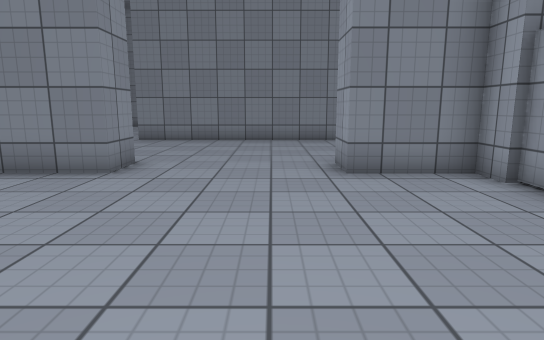
View 1 (above)

21 first-person views from a walk through a scene from a Unity 3-D project. The camera is 1.2 m above the floor, tilts 10° down and sees 75° across. The floor is counted in squares, 1 m on a side. Each view is taken from the middle of a square. On the plan, view 1 faces up. The plan holds only what a view shows up to about 14 squares ahead; the rest is blank. The place goes on beyond the plan. Surface patterns are stand-ins for the level's own textures.

View 2
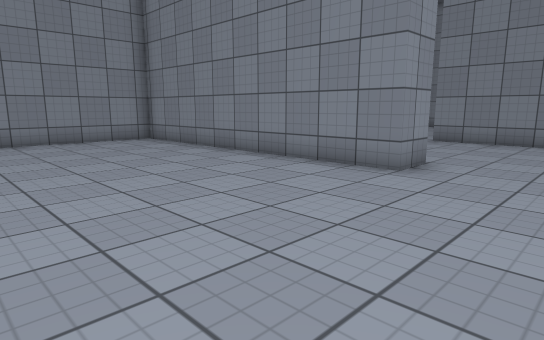

View 3
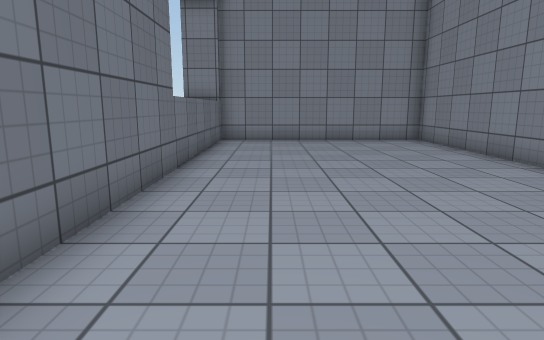

View 4
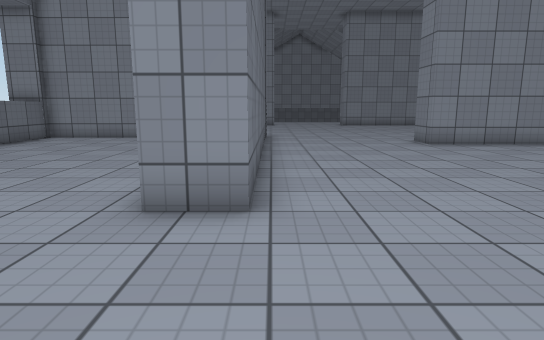

View 5
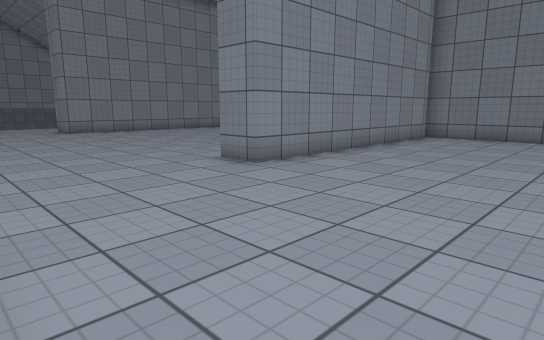

View 6
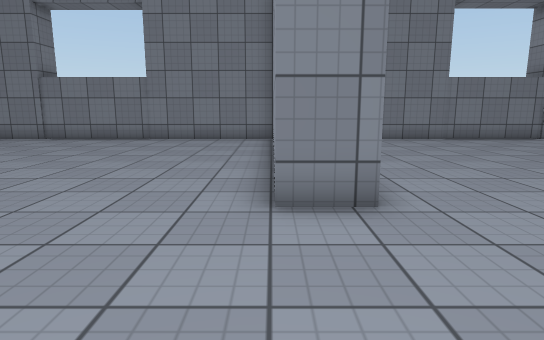

View 7
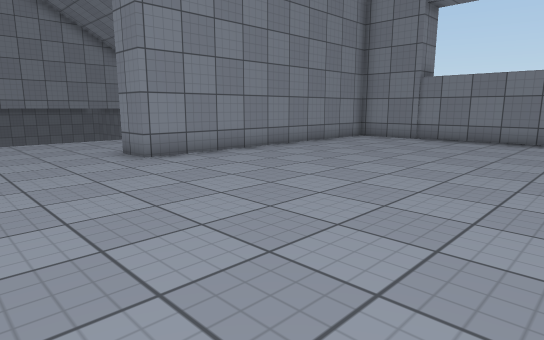

View 8
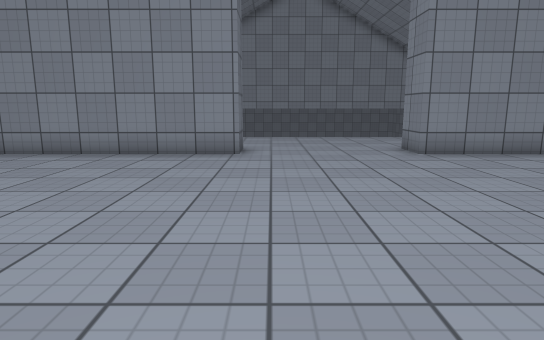

View 9
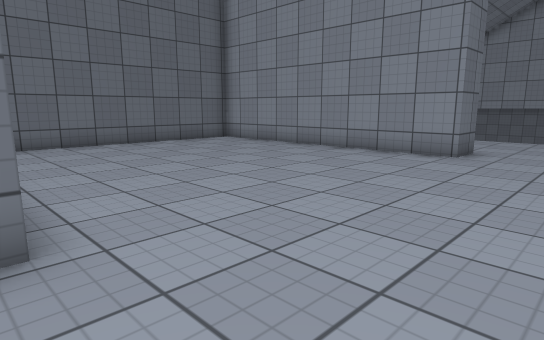

View 10
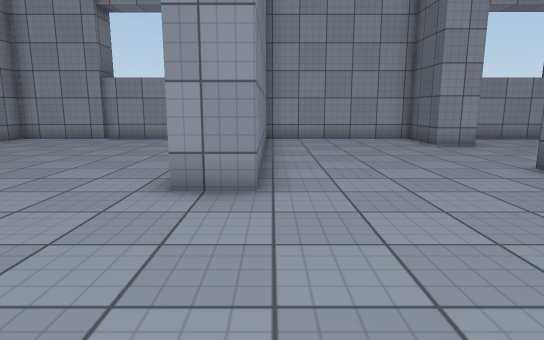

View 11
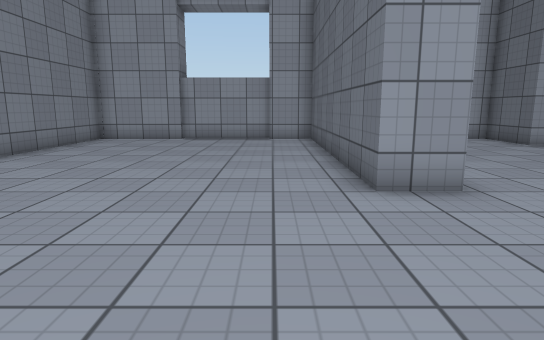

View 12
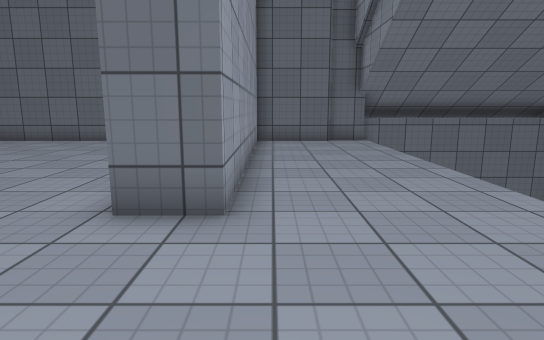

View 13
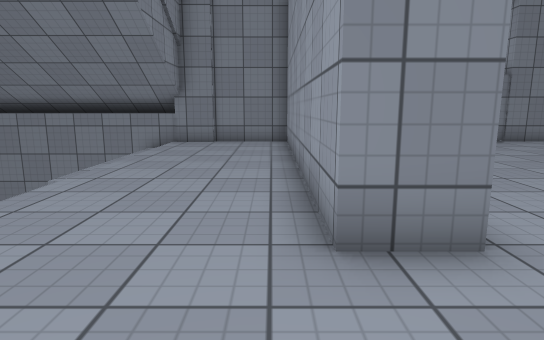

View 14
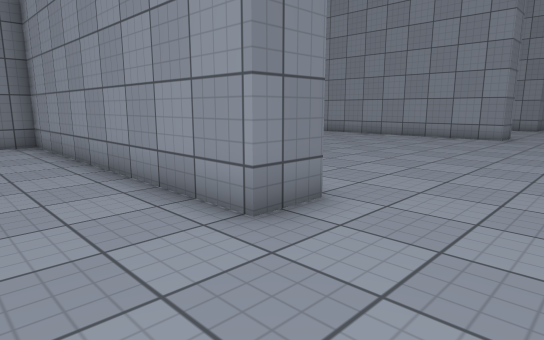

View 15
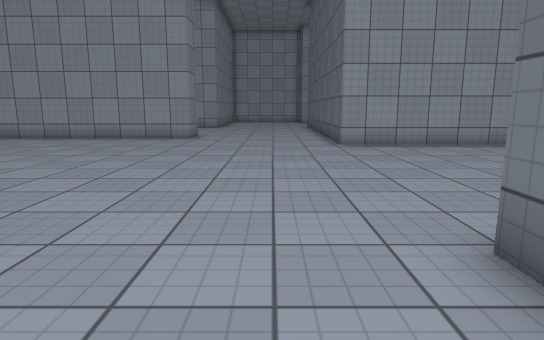

View 16
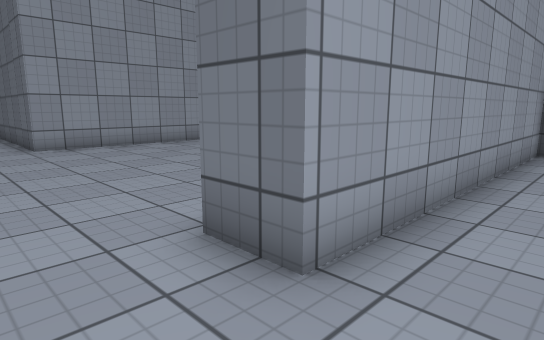

View 17
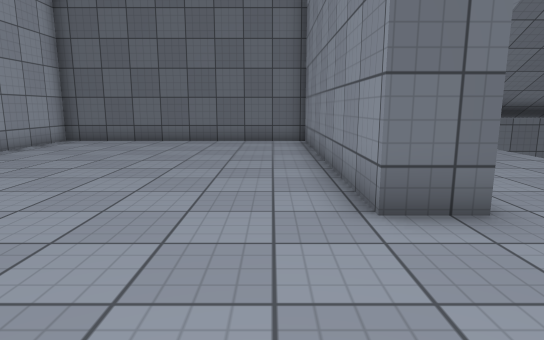

View 18
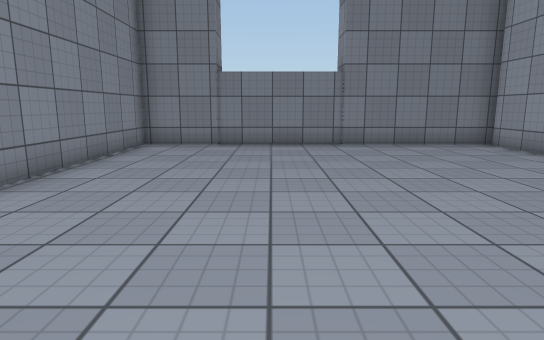

View 19
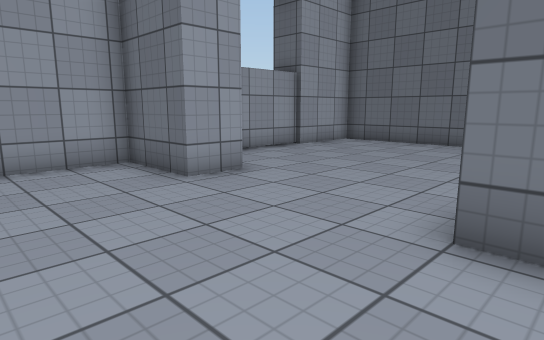

View 20
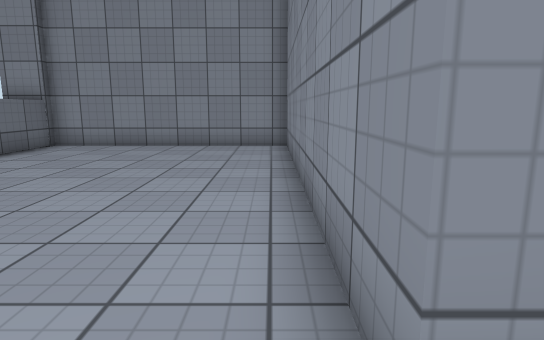

View 21
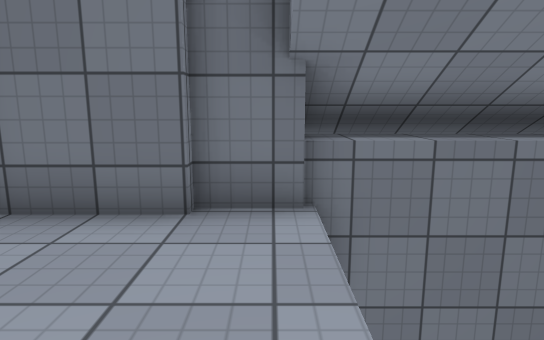

### Floor plan
Key: @ floor where view 1 was taken; # wall or solid block; . main floor; - floor 0.25 m lower than the main floor; ^ raised ledge; v drop or lower ground.
Columns run from 32 left of view 1 to 4 right of it. Each row starts with its distance up from view 1.
 24 ####
 23 #####################################
 22    -....##..........##..............#
 21    -....##..........##..............#
 20    -....##..........##..............#
 19    -....##..........##..............#
 18    -....##..........##..............#
 17    -....##..........##..............#
 16    v....##..........##..............#
 15    v....##..........##..............#
 14     ....##..........##.....##########
 13     ....##..........##.....##########
 12     ................................#
 11     ................................#
 10     ................................#
  9     ................................#
  8     ....##..........................#
  7    v....##........###########.....###
  6    v....##........#.................#
  5    v....##........#.................#
  4     ....##........#.................#
  3     ....##........#.................#
  2     ....##........#.................#
  1    v....##........#.................#
  0    v....##........#.............@...#
 -1 vvvv################^^^^^############
 -2 #####              #
 -3 ####

Where each view was taken, in squares from view 1:
view 1: 0 up, 0 right, facing up
view 2: 0 up, 0 right, facing up-left
view 3: 1 up, 0 right, facing left
view 4: 8 up, 1 right, facing left
view 5: 8 up, 5 left, facing up-left
view 6: 9 up, 12 left, facing up
view 7: 9 up, 15 left, facing up-left
view 8: 9 up, 14 left, facing left
view 9: 11 up, 14 left, facing down-left
view 10: 13 up, 10 left, facing right
view 11: 16 up, 10 left, facing right
view 12: 12 up, 25 left, facing down
view 13: 10 up, 25 left, facing up
view 14: 10 up, 27 left, facing up-right
view 15: 10 up, 26 left, facing right
view 16: 10 up, 26 left, facing down-right
view 17: 12 up, 22 left, facing down
view 18: 11 up, 19 left, facing up
view 19: 11 up, 4 left, facing down-right
view 20: 6 up, 2 left, facing left
view 21: 3 up, 28 left, facing down
